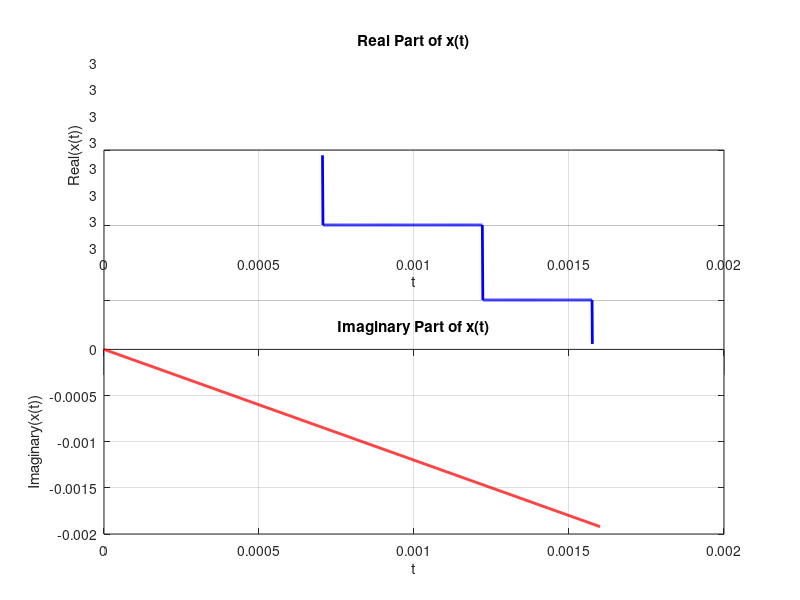

This figure's MATLAB source:
% Define parameters
A = 3;
pi_val = -0.4;
omega = 2 * pi * 1250;
t = linspace(0, 2/1250, 1000); % Time range covering 2 periods (1 period = 1/frequency)

% Generate signal
x = A * exp(1i * (pi_val * t + omega));

% Plot real and imaginary parts
figure;
subplot(2,1,1);
plot(t, real(x), 'b', 'LineWidth', 2);
xlabel('t');
ylabel('Real(x(t))');
title('Real Part of x(t)');
grid on;

subplot(2,1,2);
plot(t, imag(x), 'r', 'LineWidth', 2);
xlabel('t');
ylabel('Imaginary(x(t))');
title('Imaginary Part of x(t)');
grid on;
